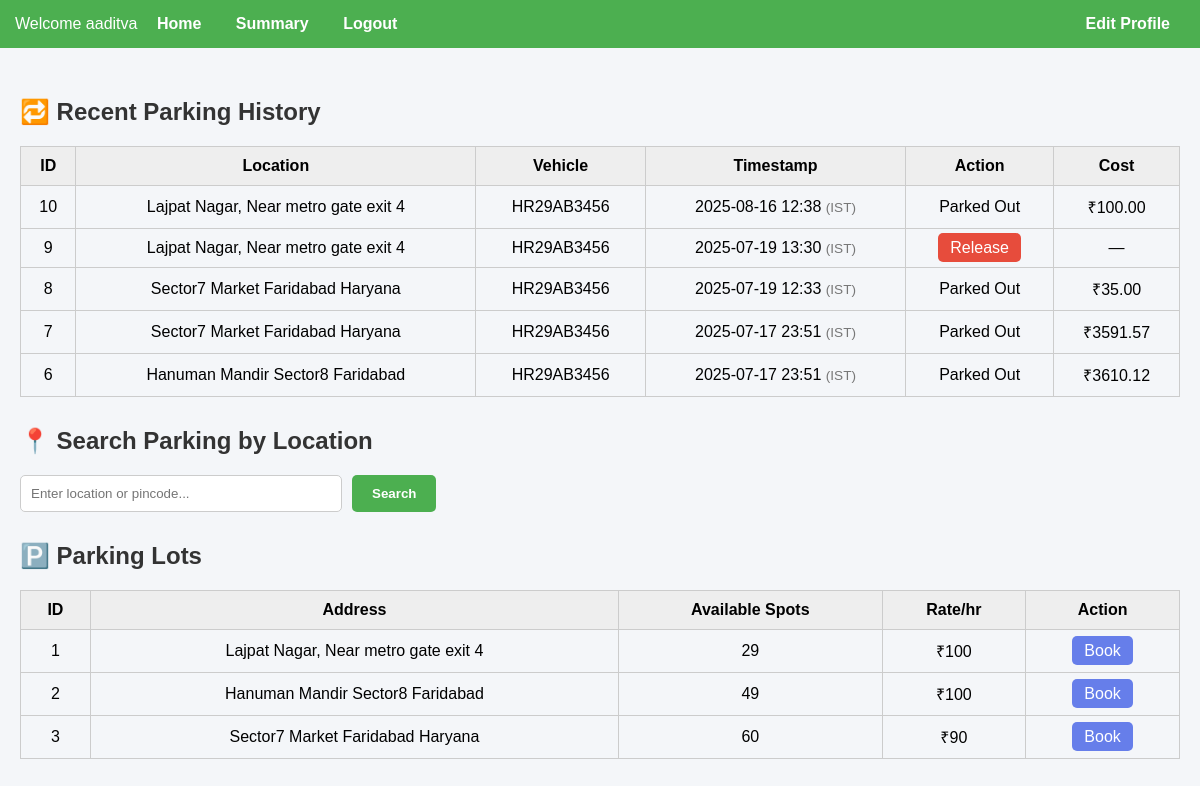
The app's page /home (signed in) with its own data.
### models.py (models this page shows, shortened)
class User(db.Model):
    id = db.Column(db.Integer, primary_key=True)
    username = db.Column(db.String(80), unique=True, nullable=False)
    email = db.Column(db.String(120), unique=True, nullable=False)
    password = db.Column(db.String(200), nullable=False)
    tel = db.Column(db.Integer, nullable=False)
    role = db.Column(db.String(20), default="user")
    transactions = db.relationship('UserTransaction', backref='user', lazy=True)

class UserTransaction(db.Model):
    __tablename__ = 'user_transaction'  # Explicitly define table name
    id = db.Column(db.Integer, primary_key=True)
    spot_id = db.Column(db.Integer, db.ForeignKey('p_spot.id'), nullable=False)  # Fixed reference
    user_id = db.Column(db.Integer, db.ForeignKey('user.id'), nullable=False)
    vehicle_number = db.Column(db.String(20),nullable=False)
    entry_time = db.Column(db.DateTime, nullable=False, default=datetime.utcnow)
    leave_time = db.Column(db.DateTime, nullable=True)
    cost = db.Column(db.Float, nullable=True)
    rating = db.Column(db.Integer)         # from 1 to 5
    feedback = db.Column(db.String(200))   # optional comment

class P_Lot(db.Model):
    __tablename__ = 'p_lot'  # Explicitly define table name
    id = db.Column(db.Integer, primary_key=True)
    loc = db.Column(db.String(200), nullable=False)
    price = db.Column(db.Integer, nullable=False)
    spots = db.Column(db.Integer, nullable=False)
    parking_spots = db.relationship('P_Spot', backref='p_lot', lazy=True)

### app.py (the view)
@app.route('/home', methods=['GET', 'POST'])
def home():
    if not session.get('username'):
        return redirect(url_for('user_login'))
    user = User.query.filter_by(username=session['username']).first()
    search_query = request.form.get('search_location')
    if search_query:
        lots = P_Lot.query.filter(P_Lot.loc.ilike(f"%{search_query}%")).all()
    else:
        lots = P_Lot.query.all()
    user_txns = UserTransaction.query.filter_by(user_id=user.id).order_by(UserTransaction.entry_time.desc()).limit(5).all()
    return render_template('home.html', lots=lots, user=user, history=user_txns, timedelta=timedelta)

### templates/home.html (shortened to what this page needs)
<!DOCTYPE html>
<html lang="en">
<head>
    <link rel="stylesheet" href="{{ url_for('static', filename='home.css') }}">
</head>
<body>
<div class="navbar">
    <div>
        Welcome {{ session['username'] }}
        <a href="{{ url_for('home') }}">Home</a>
        <a href="{{ url_for('user_summary') }}">Summary</a>
        <a href="{{ url_for('logout') }}">Logout</a>
    </div>
    <div>
        <a href="#">Edit Profile</a>
    </div>
</div>
<div class="container">
    <h2>🔁 Recent Parking History</h2>
    <table>
        <tr>
            <th>ID</th>
            <th>Location</th>
            <th>Vehicle</th>
            <th>Timestamp</th>
            <th>Action</th>
            <th>Cost</th>
        </tr>
        {% for txn in history %}
        <tr>
            <td>{{ txn.id }}</td>
            <td>{{ txn.p_spot.p_lot.loc }}</td>
            <td>{{ txn.vehicle_number or '—' }}</td>
            {% set ist_time = txn.entry_time + timedelta(hours=5, minutes=30) %}
            <td>{{ ist_time.strftime("%Y-%m-%d %H:%M") }} <span style="color: #777; font-size: 0.85em;">(IST)</span></td>
            <td>
                {% if not txn.leave_time %}
                    <a href="{{ url_for('release_form', spot_id=txn.spot_id) }}" class="btn btn-danger">Release</a>
                {% else %}
                    Parked Out
                {% endif %}
            </td>
            <td>
                {% if txn.cost %}
                    ₹{{ "%.2f"|format(txn.cost) }}
                {% else %}
                    —
                {% endif %}
            </td>
        </tr>
        {% endfor %}
    </table>
    <h2>📍 Search Parking by Location</h2>
    <form method="POST" class="search-bar">
        <input type="text" name="search_location" placeholder="Enter location or pincode...">
        <button type="submit">Search</button>
    </form>
    <h2>🅿️ Parking Lots</h2>
    <table>
        <tr>
            <th>ID</th>
            <th>Address</th>
            <th>Available Spots</th>
            <th>Rate/hr</th>
            <th>Action</th>
        </tr>
        {% for lot in lots %}
        <tr>
            <td>{{ lot.id }}</td>
            <td>{{ lot.loc }}</td>
            <td>{{ lot.parking_spots|selectattr('status', 'equalto', 'V')|list|length }}</td>
            <td>₹{{ lot.price }}</td>
            <td>
                {% set vacant_spot = lot.parking_spots | selectattr('status', 'equalto', 'V') | list | first %}
                {% if vacant_spot %}
                    <a href="{{ url_for('render_book_form', spot_id=vacant_spot.id) }}" class="btn">Book</a>
                {% else %}
                    Full
                {% endif %}
            </td>
        </tr>
        {% endfor %}
    </table>
</div>
</body>
</html>

### static/home.css (style rules this page uses)
body { font-family: Arial, sans-serif; background: #f4f6f9; margin: 0; padding: 0; }
.navbar { background: #4CAF50; padding: 15px; color: white; display: flex; justify-content: space-between; align-items: center; }
.navbar a { color: white; margin: 0 15px; text-decoration: none; font-weight: bold; }
.container { padding: 20px; }
h2 { margin-top: 30px; color: #333; }
table { width: 100%; border-collapse: collapse; margin-top: 10px; }
th, td { border: 1px solid #ccc; padding: 10px; text-align: center; }
th { background: #eee; }
.btn { padding: 6px 12px; text-decoration: none; background: #667eea; color: white; border-radius: 5px; }
.btn-danger { background: #e74c3c; }
.search-bar { margin-top: 20px; display: flex; gap: 10px; }
.search-bar input[type="text"] { padding: 10px; width: 300px; border: 1px solid #ccc; border-radius: 5px; }
.search-bar button { padding: 10px 20px; border: none; background: #4CAF50; color: white; font-weight: bold; border-radius: 5px; cursor: pointer; }

### records on screen
User: username "aaditva"
UserTransaction: id "10", p_spot.p_lot.loc "Lajpat Nagar, Near metro gate exit 4", vehicle_number "HR29AB3456", strftime "2025-08-16 12:38", shows "Parked Out", cost "100.00"
UserTransaction: id "9", p_spot.p_lot.loc "Lajpat Nagar, Near metro gate exit 4", vehicle_number "HR29AB3456", strftime "2025-07-19 13:30"
UserTransaction: id "8", p_spot.p_lot.loc "Sector7 Market Faridabad Haryana", vehicle_number "HR29AB3456", strftime "2025-07-19 12:33", shows "Parked Out", cost "35.00"
UserTransaction: id "7", p_spot.p_lot.loc "Sector7 Market Faridabad Haryana", vehicle_number "HR29AB3456", strftime "2025-07-17 23:51", shows "Parked Out", cost "3591.57"
UserTransaction: id "6", p_spot.p_lot.loc "Hanuman Mandir Sector8 Faridabad", vehicle_number "HR29AB3456", strftime "2025-07-17 23:51", shows "Parked Out", cost "3610.12"
P_Lot: id "1", loc "Lajpat Nagar, Near metro gate exit 4", parking_spots|selectattr "29", price "100"
P_Lot: id "2", loc "Hanuman Mandir Sector8 Faridabad", parking_spots|selectattr "49", price "100"
P_Lot: id "3", loc "Sector7 Market Faridabad Haryana", parking_spots|selectattr "60", price "90"
